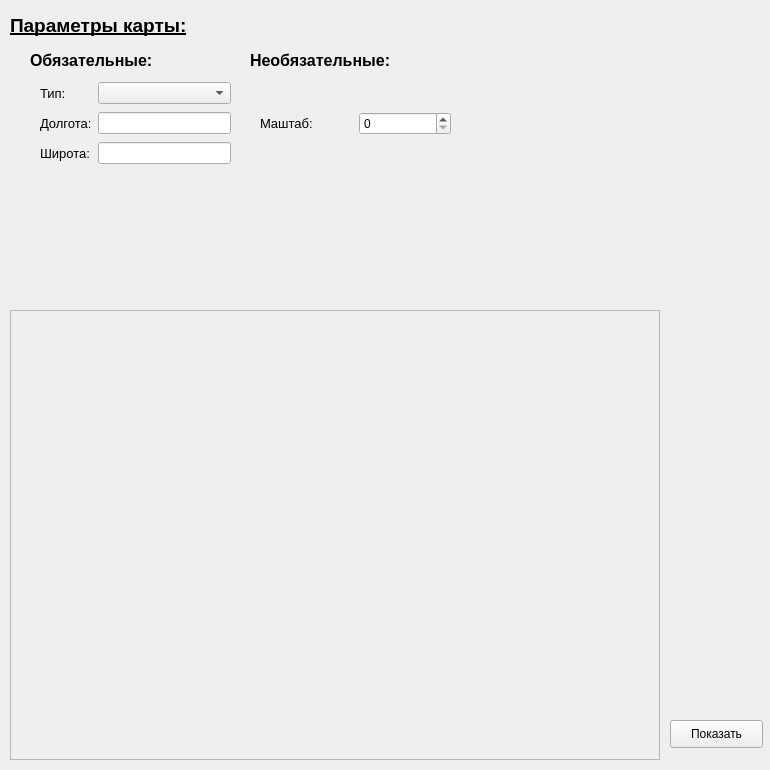
<?xml version="1.0" encoding="UTF-8"?>
<ui version="4.0">
 <class>Form</class>
 <widget class="QWidget" name="Form">
  <property name="geometry">
   <rect>
    <x>0</x>
    <y>0</y>
    <width>770</width>
    <height>770</height>
   </rect>
  </property>
  <property name="windowTitle">
   <string>Form</string>
  </property>
  <widget class="QLabel" name="label">
   <property name="enabled">
    <bool>true</bool>
   </property>
   <property name="geometry">
    <rect>
     <x>10</x>
     <y>10</y>
     <width>231</width>
     <height>31</height>
    </rect>
   </property>
   <property name="font">
    <font>
     <pointsize>14</pointsize>
    </font>
   </property>
   <property name="text">
    <string>&lt;html&gt;&lt;head/&gt;&lt;body&gt;&lt;p&gt;&lt;span style=&quot; font-weight:600; text-decoration: underline;&quot;&gt;Параметры карты:&lt;/span&gt;&lt;/p&gt;&lt;/body&gt;&lt;/html&gt;</string>
   </property>
  </widget>
  <widget class="QLabel" name="label_3">
   <property name="geometry">
    <rect>
     <x>30</x>
     <y>50</y>
     <width>161</width>
     <height>21</height>
    </rect>
   </property>
   <property name="font">
    <font>
     <pointsize>12</pointsize>
    </font>
   </property>
   <property name="text">
    <string>&lt;html&gt;&lt;head/&gt;&lt;body&gt;&lt;p&gt;&lt;span style=&quot; font-size:12pt; font-weight:600;&quot;&gt;Обязательные:&lt;/span&gt;&lt;/p&gt;&lt;/body&gt;&lt;/html&gt;</string>
   </property>
  </widget>
  <widget class="QWidget" name="gridLayoutWidget">
   <property name="geometry">
    <rect>
     <x>40</x>
     <y>80</y>
     <width>191</width>
     <height>88</height>
    </rect>
   </property>
   <layout class="QGridLayout" name="gridLayout">
    <item row="0" column="1">
     <widget class="QComboBox" name="comboBox">
      <property name="font">
       <font>
        <pointsize>9</pointsize>
       </font>
      </property>
      <property name="editable">
       <bool>false</bool>
      </property>
      <property name="currentText">
       <string/>
      </property>
     </widget>
    </item>
    <item row="1" column="0">
     <widget class="QLabel" name="label_4">
      <property name="font">
       <font>
        <pointsize>10</pointsize>
       </font>
      </property>
      <property name="text">
       <string>Долгота:</string>
      </property>
     </widget>
    </item>
    <item row="2" column="1">
     <widget class="QLineEdit" name="ll1"/>
    </item>
    <item row="0" column="0">
     <widget class="QLabel" name="label_2">
      <property name="font">
       <font>
        <pointsize>10</pointsize>
       </font>
      </property>
      <property name="text">
       <string>Тип:</string>
      </property>
     </widget>
    </item>
    <item row="2" column="0">
     <widget class="QLabel" name="label_5">
      <property name="font">
       <font>
        <pointsize>10</pointsize>
       </font>
      </property>
      <property name="text">
       <string>Широта:</string>
      </property>
     </widget>
    </item>
    <item row="1" column="1">
     <widget class="QLineEdit" name="ll0">
      <property name="text">
       <string/>
      </property>
     </widget>
    </item>
   </layout>
  </widget>
  <widget class="QTextBrowser" name="textBrowser">
   <property name="enabled">
    <bool>false</bool>
   </property>
   <property name="geometry">
    <rect>
     <x>10</x>
     <y>310</y>
     <width>650</width>
     <height>450</height>
    </rect>
   </property>
  </widget>
  <widget class="QLabel" name="label_6">
   <property name="geometry">
    <rect>
     <x>250</x>
     <y>50</y>
     <width>201</width>
     <height>21</height>
    </rect>
   </property>
   <property name="font">
    <font>
     <pointsize>12</pointsize>
    </font>
   </property>
   <property name="text">
    <string>&lt;html&gt;&lt;head/&gt;&lt;body&gt;&lt;p&gt;&lt;span style=&quot; font-weight:600;&quot;&gt;Необязательные:&lt;/span&gt;&lt;/p&gt;&lt;/body&gt;&lt;/html&gt;</string>
   </property>
  </widget>
  <widget class="QWidget" name="gridLayoutWidget_3">
   <property name="geometry">
    <rect>
     <x>260</x>
     <y>80</y>
     <width>191</width>
     <height>88</height>
    </rect>
   </property>
   <layout class="QGridLayout" name="gridLayout_3">
    <item row="0" column="0">
     <widget class="QLabel" name="label_8">
      <property name="font">
       <font>
        <pointsize>10</pointsize>
       </font>
      </property>
      <property name="text">
       <string>Маштаб:</string>
      </property>
     </widget>
    </item>
    <item row="0" column="1">
     <widget class="QSpinBox" name="zoom">
      <property name="maximum">
       <number>17</number>
      </property>
     </widget>
    </item>
   </layout>
  </widget>
  <widget class="QPushButton" name="pushButton">
   <property name="geometry">
    <rect>
     <x>670</x>
     <y>720</y>
     <width>93</width>
     <height>28</height>
    </rect>
   </property>
   <property name="text">
    <string>Показать</string>
   </property>
  </widget>
 </widget>
 <resources/>
 <connections/>
</ui>
